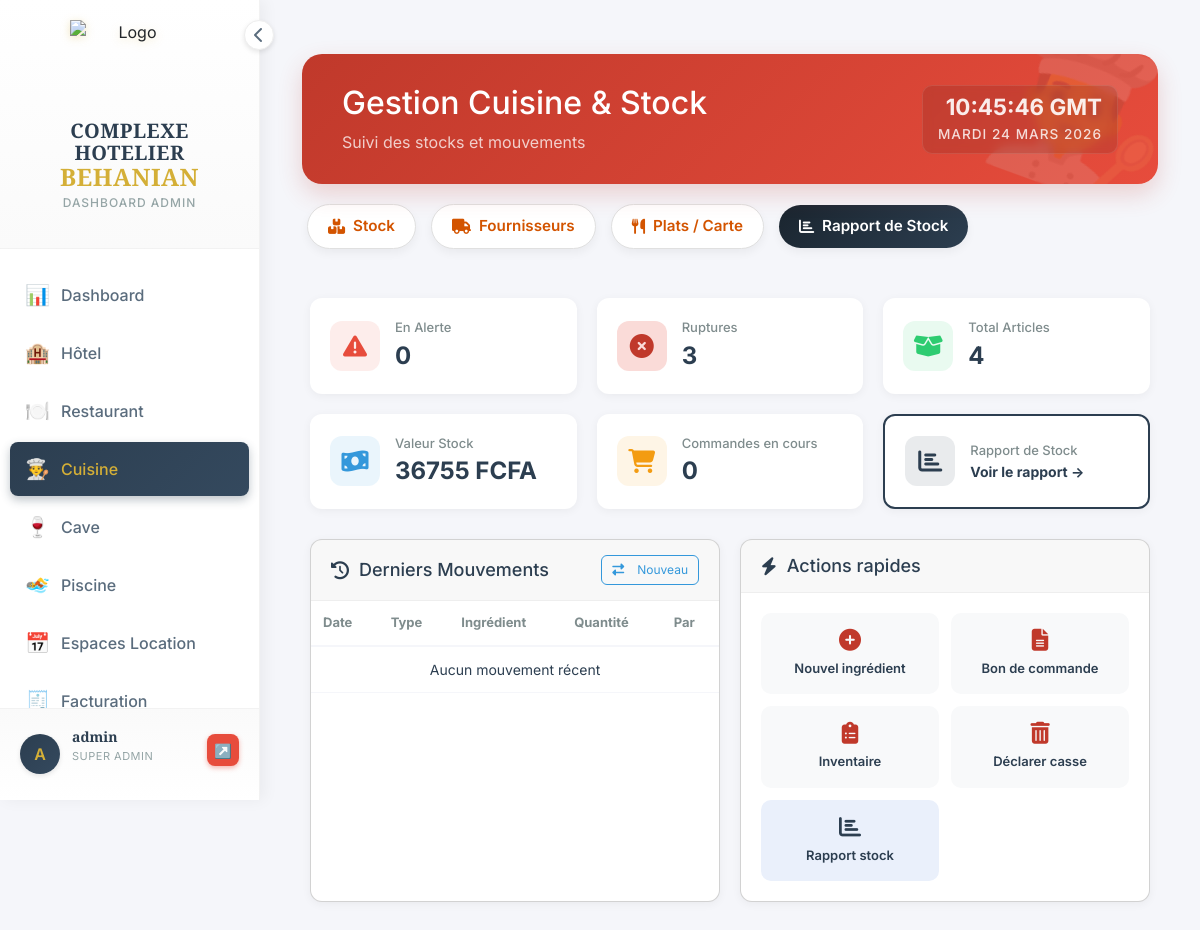
/cuisine/ (signed in), run on an earlier commit of the app's database.
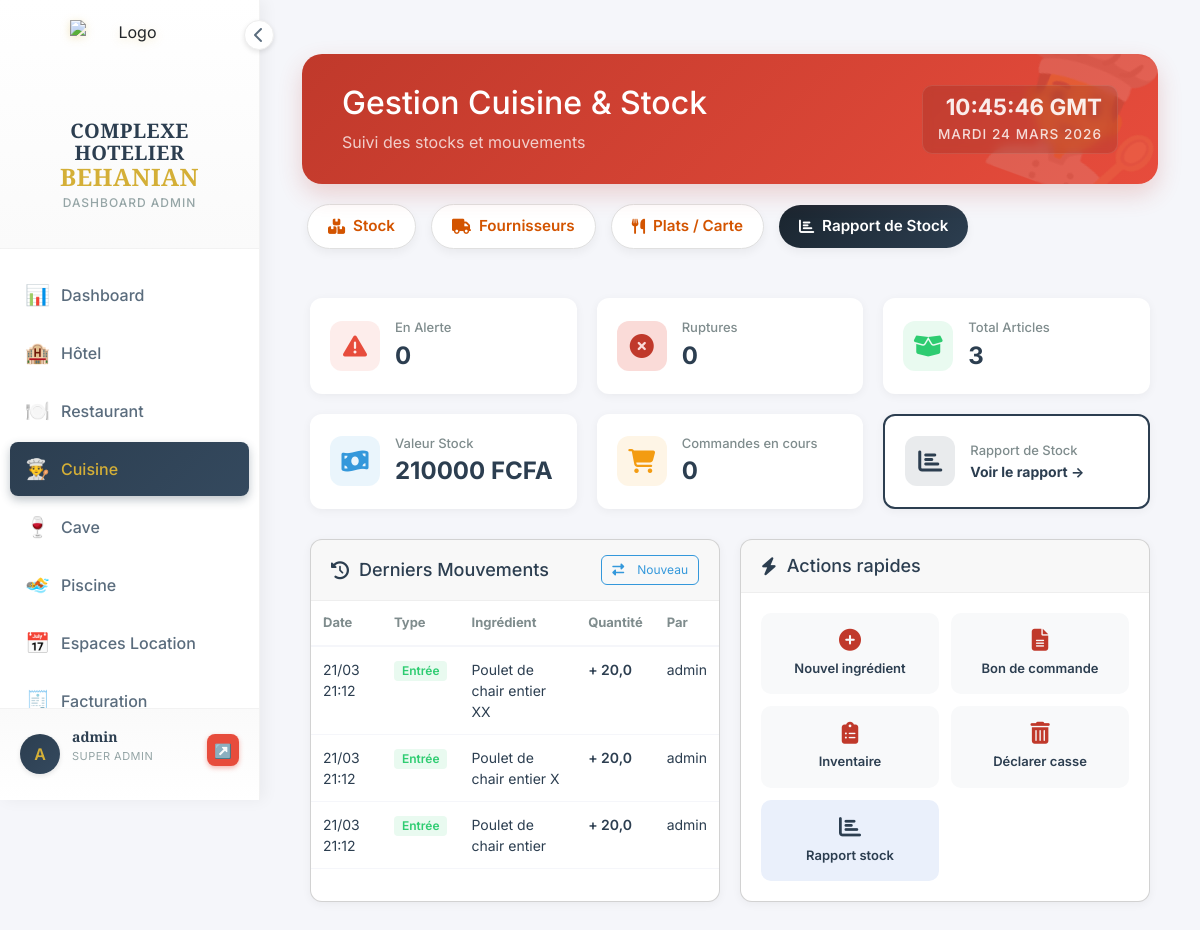
And on a later commit of the database.
### cuisine/models.py (models this page shows, shortened)
class MouvementStockCuisine(models.Model):
    TYPE_MOUVEMENT = [
        ('entree',     'Entrée (Réception)'),
        ('sortie',     'Sortie (Consommation)'),
        ('casse',      'Casse / Perte'),
        ('inventaire', "Ajustement d'inventaire"),
        ('production', 'Consommation production'),
    ]
    ingredient      = models.ForeignKey(Ingredient, on_delete=models.CASCADE, related_name='mouvements')
    type_mouvement  = models.CharField(max_length=20, choices=TYPE_MOUVEMENT)
    quantite        = models.DecimalField(max_digits=12, decimal_places=3, verbose_name="Quantité")
    prix_unitaire   = models.DecimalField(max_digits=10, decimal_places=4, default=0, verbose_name="Prix unitaire")
    commentaire     = models.TextField(blank=True, null=True)
    date            = models.DateTimeField(auto_now_add=True)
    utilisateur     = models.ForeignKey(User, on_delete=models.SET_NULL, null=True)
    class Meta:
        verbose_name        = "Mouvement de stock (Cuisine)"
        verbose_name_plural = "Mouvements de stock (Cuisine)"
        ordering            = ['-date']

class Ingredient(models.Model):
    STATUT_CHOICES = [
        ('actif',    'Actif'),
        ('sommeil',  'En sommeil'),
        ('supprime', 'Supprimé'),
    ]
    reference         = models.CharField(max_length=50, unique=True, blank=True, null=True, verbose_name="Référence")
    nom               = models.CharField(max_length=200, verbose_name="Désignation")
    categorie         = models.ForeignKey(CategorieIngredient, on_delete=models.SET_NULL, null=True, blank=True, verbose_name="Catégorie")
    description       = models.TextField(blank=True, verbose_name="Description")
    unite_stock       = models.ForeignKey(UniteIngredient, on_delete=models.SET_NULL, null=True, blank=True,
                                          related_name='ingredients_stock', verbose_name="Unité de stock")
    unite_recette     = models.ForeignKey(UniteIngredient, on_delete=models.SET_NULL, null=True, blank=True,
                                          related_name='ingredients_recette', verbose_name="Unité recette (fiches techniques)")
    facteur_conversion = models.DecimalField(max_digits=12, decimal_places=6, default=1,
                                              verbose_name="Facteur conversion stock→recette",
                                              help_text="Ex : 1 kg = 1000 g → saisir 1000")
    prix_achat        = models.DecimalField(max_digits=10, decimal_places=2, default=0, verbose_name="Prix d'achat unitaire (FCFA)")
    cmup              = models.DecimalField(max_digits=10, decimal_places=4, default=0, verbose_name="CMUP (FCFA)")
    quantite_stock    = models.DecimalField(max_digits=12, decimal_places=3, default=0, verbose_name="Quantité en stock")
    seuil_alerte      = models.DecimalField(max_digits=12, decimal_places=3, default=0, verbose_name="Seuil d'alerte")
    stock_max         = models.DecimalField(max_digits=12, decimal_places=3, default=0, blank=True, verbose_name="Stock maximum")
    fournisseur_principal = models.ForeignKey(Fournisseur, on_delete=models.SET_NULL, null=True, blank=True,
                                               verbose_name="Fournisseur principal")
    statut            = models.BooleanField(default=True, verbose_name="Actif")
    date_creation     = models.DateTimeField(auto_now_add=True)
    date_modification = models.DateTimeField(auto_now=True)
    class Meta:
        verbose_name        = "Ingrédient"
        verbose_name_plural = "Ingrédients"
        ordering            = ['categorie__ordre', 'nom']
    @property
    def valeur_stock(self):
        return self.quantite_stock * self.cmup

### cuisine/views.py (the view)
# urls.py: path('', views.boite_nuit_index, name='index'),
@require_module_access('cuisine')
def index(request):
    ingredients = Ingredient.objects.filter(statut=True)
    total_articles  = ingredients.count()
    valeur_stock    = sum(i.valeur_stock for i in ingredients)
    stock_bas       = ingredients.filter(quantite_stock__gt=0, quantite_stock__lte=F('seuil_alerte')).count()
    ruptures        = ingredients.filter(quantite_stock__lte=0).count()
    bc_en_cours     = BonCommandeCuisine.objects.filter(statut__in=['brouillon', 'confirme', 'envoye', 'partiel']).count()
    derniers_mvts   = MouvementStockCuisine.objects.select_related('ingredient', 'utilisateur').order_by('-date')[:10]
    context = {
        'page_title':     'Cuisine — Tableau de bord',
        'total_articles': total_articles,
        'valeur_stock':   valeur_stock,
        'stock_bas':      stock_bas,
        'ruptures':       ruptures,
        'bc_en_cours':    bc_en_cours,
        'derniers_mvts':  derniers_mvts,
    }
    return render(request, 'cuisine/index.html', context)

### templates/cuisine/index.html (shortened to what this page needs)
{% extends 'dashboard/base_dashboard.html' %}
{% block content %}
<div class="container-fluid py-4">
    <div class="header-glam cuisine-watermark">
        <div class="header-content">
            <h2>Gestion Cuisine & Stock</h2>
            <p class="mb-0 opacity-75">Suivi des stocks et mouvements</p>
        </div>
        <div class="header-clock">
            <span class="time">--:-- GMT</span>
            <span class="date">Chargement...</span>
        </div>
    </div>
    <div class="action-bar">
        <a href="{% url 'cuisine:stock_management' %}" class="btn-add-glam">
            <i class="fas fa-boxes mr-2"></i> Stock
        </a>
        <a href="{% url 'cuisine:fournisseur_list' %}" class="btn-add-glam">
            <i class="fas fa-truck mr-2"></i> Fournisseurs
        </a>
        <a href="{% url 'cuisine:plat_list' %}" class="btn-add-glam">
            <i class="fas fa-utensils mr-2"></i> Plats / Carte
        </a>
        <a href="{% url 'cuisine:rapport_stock' %}" class="btn-add-glam" style="background:linear-gradient(135deg,#1a252f,#2c3e50);color:white;border:none;">
            <i class="fas fa-chart-bar mr-2"></i> Rapport de Stock
        </a>
    </div>
</div>
<div class="stats-grid">
    <div class="stat-card">
        <div class="stat-icon" style="background: rgba(231, 76, 60, 0.1); color: #e74c3c;">
            <i class="fas fa-exclamation-triangle"></i>
        </div>
        <div class="stat-details">
            <span class="stat-label">En Alerte</span>
            <span class="stat-value">{{ stock_bas }}</span>
        </div>
    </div>
    <div class="stat-card">
        <div class="stat-icon" style="background: rgba(231, 76, 60, 0.2); color: #c0392b;">
            <i class="fas fa-times-circle"></i>
        </div>
        <div class="stat-details">
            <span class="stat-label">Ruptures</span>
            <span class="stat-value">{{ ruptures }}</span>
        </div>
    </div>
    <div class="stat-card">
        <div class="stat-icon" style="background: rgba(46, 204, 113, 0.1); color: #2ecc71;">
            <i class="fas fa-box-open"></i>
        </div>
        <div class="stat-details">
            <span class="stat-label">Total Articles</span>
            <span class="stat-value">{{ total_articles }}</span>
        </div>
    </div>
    <div class="stat-card">
        <div class="stat-icon" style="background: rgba(52, 152, 219, 0.1); color: #3498db;">
            <i class="fas fa-money-bill-wave"></i>
        </div>
        <div class="stat-details">
            <span class="stat-label">Valeur Stock</span>
            <span class="stat-value">{{ valeur_stock|floatformat:0 }} FCFA</span>
        </div>
    </div>
    <div class="stat-card">
        <div class="stat-icon" style="background: rgba(243, 156, 18, 0.1); color: #f39c12;">
            <i class="fas fa-shopping-cart"></i>
        </div>
        <div class="stat-details">
            <span class="stat-label">Commandes en cours</span>
            <span class="stat-value">{{ bc_en_cours }}</span>
        </div>
    </div>
    <div class="stat-card" style="cursor:pointer;border:2px solid #2c3e50;" onclick="window.location.href='{% url 'cuisine:rapport_stock' %}'">
        <div class="stat-icon" style="background: rgba(44,62,80,0.1); color: #2c3e50;">
            <i class="fas fa-chart-bar"></i>
        </div>
        <div class="stat-details">
            <span class="stat-label">Rapport de Stock</span>
            <span class="stat-value" style="font-size:14px;color:#2c3e50;">Voir le rapport →</span>
        </div>
    </div>
</div>
<div class="content-grid">
    <div class="card">
        <div class="card-header">
            <h3><i class="fas fa-history"></i> Derniers Mouvements</h3>
            <a href="{% url 'cuisine:mouvement_create' %}" class="btn-sm btn-outline">
                <i class="fas fa-exchange-alt"></i> Nouveau
            </a>
        </div>
        <div class="card-body p-0">
            <div class="table-responsive scrollable">
                <table class="table">
                    <thead>
                        <tr>
                            <th>Date</th>
                            <th>Type</th>
                            <th>Ingrédient</th>
                            <th>Quantité</th>
                            <th>Par</th>
                        </tr>
                    </thead>
                    <tbody>
                        {% for mouv in derniers_mvts %}
                        <tr>
                            <td>{{ mouv.date|date:"d/m H:i" }}</td>
                            <td>
                                {% if mouv.type_mouvement == 'entree' %}
                                <span class="badge badge-success">Entrée</span>
                                {% elif mouv.type_mouvement == 'sortie' %}
                                <span class="badge badge-warning">Sortie</span>
                                {% elif mouv.type_mouvement == 'casse' %}
                                <span class="badge badge-danger">Casse</span>
                                {% elif mouv.type_mouvement == 'production' %}
                                <span class="badge badge-secondary">Production</span>
                                {% else %}
                                <span class="badge badge-info">Inventaire</span>
                                {% endif %}
                            </td>
                            <td>{{ mouv.ingredient.nom }}</td>
                            <td style="font-weight: 600;">
                                {% if mouv.type_mouvement == 'entree' %}+{% else %}-{% endif %}
                                {{ mouv.quantite|floatformat:1 }}
                            </td>
                            <td>{{ mouv.utilisateur.username|default:"-" }}</td>
                        </tr>
                        {% empty %}
                        <tr>
                            <td colspan="5" class="text-center">Aucun mouvement récent</td>
                        </tr>
                        {% endfor %}
                    </tbody>
                </table>
            </div>
        </div>
    </div>
    <div class="card">
        <div class="card-header">
            <h3><i class="fas fa-bolt"></i> Actions rapides</h3>
        </div>
        <div class="card-body">
            <div style="display: grid; grid-template-columns: 1fr 1fr; gap: 12px;">
                <a href="{% url 'cuisine:ingredient_create' %}" class="quick-action">
                    <i class="fas fa-plus-circle"></i>
                    <span>Nouvel ingrédient</span>
                </a>
                <a href="{% url 'cuisine:bon_commande_create' %}" class="quick-action">
                    <i class="fas fa-file-alt"></i>
                    <span>Bon de commande</span>
                </a>
                <a href="{% url 'cuisine:inventaire_create' %}" class="quick-action">
                    <i class="fas fa-clipboard-list"></i>
                    <span>Inventaire</span>
                </a>
                <a href="{% url 'cuisine:casse_create' %}" class="quick-action">
                    <i class="fas fa-trash-alt"></i>
                    <span>Déclarer casse</span>
                </a>
                <a href="{% url 'cuisine:rapport_stock' %}" class="quick-action" style="background:#eaf0fb;">
                    <i class="fas fa-chart-bar" style="color:#2c3e50;"></i>
                    <span>Rapport stock</span>
                </a>
            </div>
        </div>
    </div>
</div>
{% endblock %}

### templates/dashboard/base_dashboard.html (shortened to what this page needs)
{% load static %}
<!DOCTYPE html>
<html lang="fr">
<head>
    <link href="https://cdn.jsdelivr.net/npm/bootstrap@5.3.0/dist/css/bootstrap.min.css" rel="stylesheet">
    <link rel="stylesheet" href="https://cdnjs.cloudflare.com/ajax/libs/font-awesome/6.4.0/css/all.min.css">
</head>
<body>
    <div class="sidebar" id="sidebar">
        <div class="logo-section">
            <div class="sidebar-toggle" onclick="toggleSidebar()">
                <i class="fas fa-chevron-left" id="toggleIcon"></i>
            </div>
            <div class="logo">
                <div class="logo-icon">
                    <img src="{% static 'images/Logo.png' %}" alt="Logo">
                </div>
                <div class="logo-text">
                    <h1>COMPLEXE HOTELIER<br><span>BEHANIAN</span></h1>
                    <p>Dashboard Admin</p>
                </div>
            </div>
        </div>
        <nav class="nav-menu">
            <a href="{% url 'dashboard:index' %}" class="nav-item {% if request.resolver_match.url_name == 'index' and request.resolver_match.app_name == 'dashboard' %}active{% endif %}">
                <span class="nav-item-icon">📊</span>
                <span class="nav-text">Dashboard</span>
            </a>
            {% if 'hotel' in accessible_modules %}
            <a href="{% url 'hotel:index' %}" class="nav-item {% if request.resolver_match.app_name == 'hotel' %}active{% endif %}">
                <span class="nav-item-icon">🏨</span>
                <span class="nav-text">Hôtel</span>
            </a>
            {% endif %}
            {% if 'restaurant' in accessible_modules %}
            <a href="{% url 'restaurant:index' %}" class="nav-item {% if request.resolver_match.app_name == 'restaurant' %}active{% endif %}">
                <span class="nav-item-icon">🍽️</span>
                <span class="nav-text">Restaurant</span>
            </a>
            {% endif %}
            {% if 'cuisine' in accessible_modules %}
            <a href="{% url 'cuisine:index' %}" class="nav-item {% if request.resolver_match.app_name == 'cuisine' %}active{% endif %}">
                <span class="nav-item-icon">👨‍🍳</span>
                <span class="nav-text">Cuisine</span>
            </a>
            {% endif %}
            {% if 'bar' in accessible_modules %}
            <a href="{% url 'bar:dashboard' %}" class="nav-item {% if request.resolver_match.app_name == 'bar' %}active{% endif %}">
                <span class="nav-item-icon">🍷</span>
                <span class="nav-text">Cave</span>
            </a>
            {% endif %}
            {% if 'piscine' in accessible_modules %}
            <a href="{% url 'piscine:index' %}" class="nav-item {% if request.resolver_match.app_name == 'piscine' %}active{% endif %}">
                <span class="nav-item-icon">🏊</span>
                <span class="nav-text">Piscine</span>
            </a>
            {% endif %}
            {% if 'espaces' in accessible_modules %}
            <a href="{% url 'espaces_evenementiels:index' %}" class="nav-item {% if request.resolver_match.app_name == 'espaces_evenementiels' %}active{% endif %}">
                <span class="nav-item-icon">📅</span>
                <span class="nav-text">Espaces Location</span>
            </a>
            {% endif %}
            {% if 'facturation' in accessible_modules %}
            <a href="{% url 'facturation:index' %}" class="nav-item {% if request.resolver_match.app_name == 'facturation' %}active{% endif %}">
                <span class="nav-item-icon">🧾</span>
                <span class="nav-text">Facturation</span>
            </a>
            {% endif %}
        </nav>
        <div class="user-section">
            <div class="user-avatar">{{ user.username|first|upper }}</div>
            <div class="user-info">
                <h4>{{ user.get_full_name|default:user.username }}</h4>
                <p>{{ user_role }}</p>
            </div>
            <a href="{% url 'logout' %}" class="logout-btn" title="Se déconnecter">↗️</a>
        </div>
    </div>
    <div class="main-content">
        {% block content %}{% endblock %}
    </div>
</body>
</html>

What changed in the data, as far as the page shows it:
added MouvementStockCuisine: date "21/03 21:12", type_mouvement "Entrée", ingredient.nom "Poulet de chair entier XX", quantite "20,0", utilisateur.username "admin"
added MouvementStockCuisine: date "21/03 21:12", type_mouvement "Entrée", ingredient.nom "Poulet de chair entier X", quantite "20,0", utilisateur.username "admin"
added MouvementStockCuisine: date "21/03 21:12", type_mouvement "Entrée", ingredient.nom "Poulet de chair entier", quantite "20,0", utilisateur.username "admin"
Also different on the page:
{{ ruptures }}: "3" → "0"
{{ total_articles }}: "4" → "3"
{{ valeur_stock|floatformat:0 }}: "36755" → "210000"
text no longer shown: "Aucun mouvement récent"
